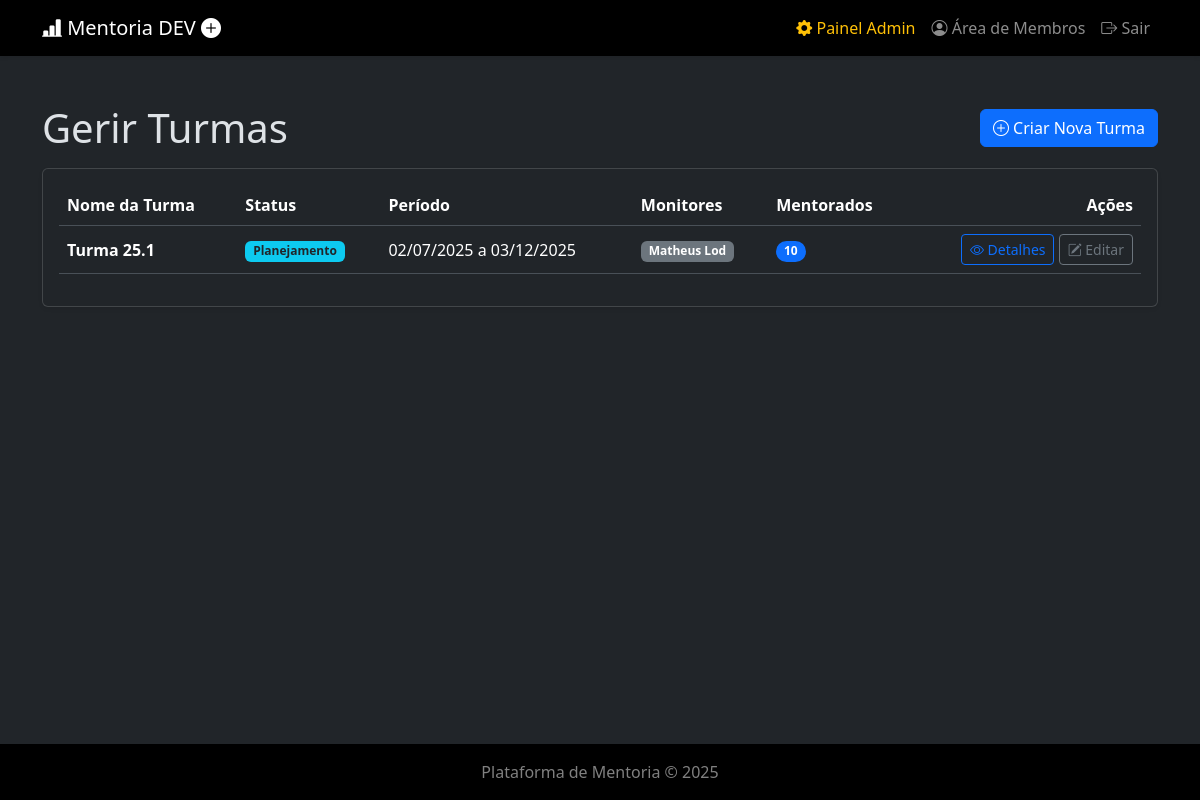
The app's page /admin/turmas (signed in) with its own data.
### api/index.py (models this page shows)
class Turmas(db.Model):
    __tablename__ = 'turmas'
    id = db.Column(db.Integer, primary_key=True)
    nome_turma = db.Column(db.String(100), nullable=False)
    descricao = db.Column(db.Text)
    data_inicio = db.Column(db.Date)
    data_fim = db.Column(db.Date)
    status = db.Column(db.String(50), default='Planejamento')
    mentorados = db.relationship('Registros', backref='turma', lazy='dynamic')
    encontros = db.relationship('Encontros', backref='turma', lazy=True, cascade="all, delete-orphan")
    monitores = db.relationship('Monitores', secondary=turma_monitores, lazy='subquery',
        back_populates='turmas')
    modulos = db.relationship('Modulos', secondary=turma_modulos, lazy='subquery',
        backref=db.backref('turmas', lazy=True))
    avisos = db.relationship('Avisos', backref='turma', lazy=True, cascade="all, delete-orphan")

class Monitores(db.Model):
    __tablename__ = 'monitores'
    id = db.Column(db.Integer, primary_key=True)
    nome = db.Column(db.String(100), nullable=False)
    email = db.Column(db.String(100), unique=True, nullable=False)
    whatsapp = db.Column(db.String(20))
    resumo = db.Column(db.Text)
    perfil = db.Column(db.String(100))
    turmas = db.relationship('Turmas', secondary=turma_monitores, lazy='subquery',
        back_populates='monitores')
    encontros_liderados = db.relationship('Encontros', backref='monitor', lazy=True)

### api/index.py (the view)
@app.route('/admin/turmas')
@admin_required
def admin_lista_turmas():
    turmas = Turmas.query.order_by(Turmas.data_inicio.desc()).all()
    return render_template('admin/lista_turmas.html', turmas=turmas)

### api/index.py (called while the page is built)
@login_manager.user_loader
def load_user(user_id):
    return Registros.query.get(int(user_id))

def admin_required(f):
    @wraps(f)
    def decorated_function(*args, **kwargs):
        if not current_user.is_authenticated or not current_user.is_admin:
            flash("Acesso não autorizado. Esta área é restrita para administradores.", "danger")
            return redirect(url_for('login'))
        return f(*args, **kwargs)
    return decorated_function

### templates/admin/lista_turmas.html (shortened to what this page needs)
{% extends "layout.html" %}
{% block content %}
<div class="d-flex justify-content-between align-items-center mb-3">
    <h1 class="mb-0">Gerir Turmas</h1>
    <a href="{{ url_for('admin_nova_turma') }}" class="btn btn-primary"><i class="bi bi-plus-circle"></i> Criar Nova Turma</a>
</div>
<div class="card shadow-sm">
    <div class="card-body">
        <div class="table-responsive">
            <table class="table table-hover align-middle">
                <thead>
                    <tr>
                        <th>Nome da Turma</th><th>Status</th><th>Período</th><th>Monitores</th><th>Mentorados</th><th class="text-end">Ações</th>
                    </tr>
                </thead>
                <tbody>
                    {% for turma in turmas %}
                    <tr>
                        <td><strong>{{ turma.nome_turma }}</strong></td>
                        <td><span class="badge bg-info text-dark">{{ turma.status }}</span></td>
                        <td>{{ turma.data_inicio.strftime('%d/%m/%Y') if turma.data_inicio else 'N/D' }} a {{ turma.data_fim.strftime('%d/%m/%Y') if turma.data_fim else 'N/D' }}</td>
                        <td>
                            {% for monitor in turma.monitores %}<span class="badge bg-secondary">{{ monitor.nome }}</span>{% else %}<span class="badge bg-light text-dark">Nenhum</span>{% endfor %}
                        </td>
                        <td><span class="badge bg-primary rounded-pill">{{ turma.mentorados.count() }}</span></td>
                        <td class="text-end">
                            <a href="{{ url_for('admin_detalhes_turma', id=turma.id) }}" class="btn btn-sm btn-outline-primary"><i class="bi bi-eye"></i> Detalhes</a>
                            <a href="{{ url_for('admin_editar_turma', id=turma.id) }}" class="btn btn-sm btn-outline-secondary"><i class="bi bi-pencil-square"></i> Editar</a>
                        </td>
                    </tr>
                    {% else %}
                    <tr><td colspan="6" class="text-center p-4">Nenhuma turma registada ainda.</td></tr>
                    {% endfor %}
                </tbody>
            </table>
        </div>
    </div>
</div>
{% endblock %}

### records on screen
Turmas: nome_turma "Turma 25.1", status "Planejamento", data_inicio "02/07/2025", data_fim "03/12/2025", mentorados.count "10"
Monitores: nome "Matheus Lod"
